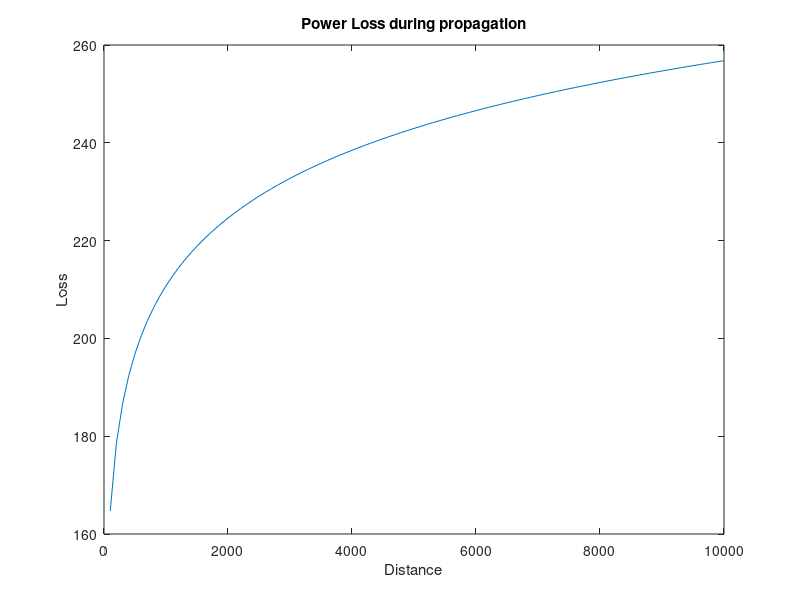

Reproduce this figure in MATLAB.
G_t = 1;
G_r = 1;
f_c = 900 * 10^6;
P_t = 50;
L = 1;

d = 0:100:10000;


lamda = (3*10^8)/f_c;
P_L = -10*log((G_t*G_r*lamda^2)./(4*pi.*d).^2.*L);

plot (d,P_L);xlabel("Distance");ylabel("Loss");title("Power Loss during propagation");